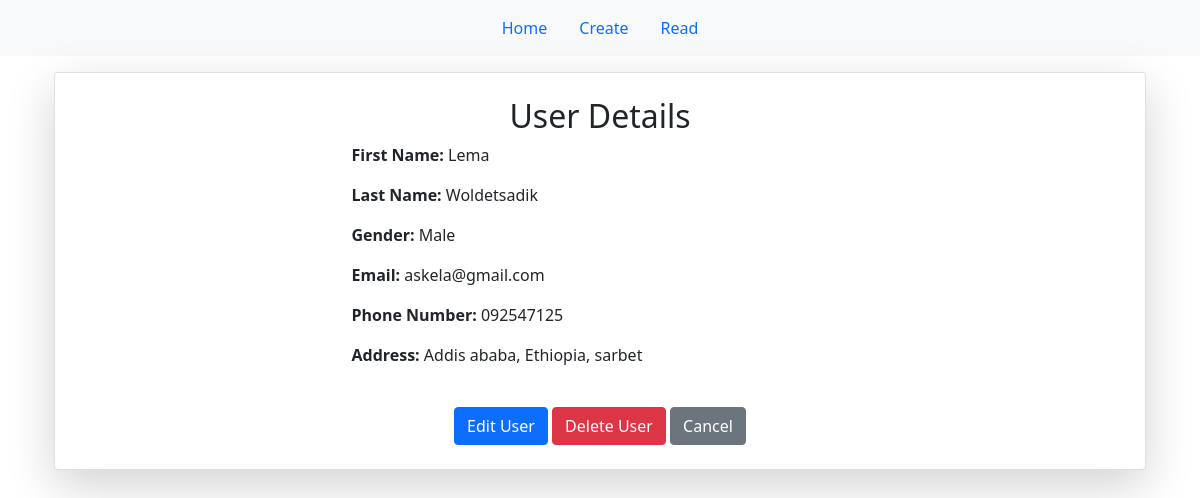
Screenshot of /crudapp/detail/2/ with the database file from the repository.
### crudapp/models.py (models this page shows, shortened)
class UserModel(models.Model):
    first_name = models.CharField(max_length=100)
    last_name = models.CharField(max_length=100)
    gender = models.ForeignKey(Gender, on_delete=models.CASCADE)
    email = models.EmailField(max_length=100, unique=True)
    phone = models.CharField(max_length=15, unique=True)
    address = models.CharField(max_length=255)
    date_of_birth = models.DateField(default=timezone.now)

class Gender(models.Model):
    gender = models.CharField(max_length=10)
    def __str__(self):
        return self.gender

### crudapp/views.py (the view)
# urls.py: path('detail/<int:pk>/', views.UserDetail, name='user_detail'),
def UserDetail(request, pk):
    user = UserModel.objects.get(pk=pk)
    return render(request, 'crudapp/user_detail.html', {'user': user})

### crudapp/templates/crudapp/user_detail.html
{% extends "base.html" %}
{% block content %}
<div class="container justify-content-center">
    <div class="card shadow-lg p-4" style="max-width: 1200px; margin: 0 auto;">
        <h2 class="text-center">User Details</h2>
        <div class="form-horizontal container form w-50 mx-auto">
            <p><strong>First Name:</strong> {{ user.first_name }}</p>
            <p><strong>Last Name:</strong> {{ user.last_name }}</p>
            <p><strong>Gender:</strong> {{ user.gender }}</p>
            <p><strong>Email:</strong> {{ user.email }}</p>
            <p><strong>Phone Number:</strong> {{ user.phone }}</p>
            <p><strong>Address:</strong> {{ user.address }}</p>
        </div>
        <div class="text-center mt-4">
            <a href="{% url 'crudapp:user_update' user.pk %}" class="btn btn-primary">Edit User</a>
            <a href="{% url 'crudapp:user_delete' user.pk %}" class="btn btn-danger">Delete User</a>
            <a href="{% url 'crudapp:user_list' %}" class="btn btn-secondary"> Cancel</a>
        </div>
    </div>
</div>
{% endblock content %}

### rows the page displays
UserModel: first_name "Lema", last_name "Woldetsadik", gender "Male", email "askela@gmail.com", phone "092547125", address "Addis ababa, Ethiopia, sarbet"
